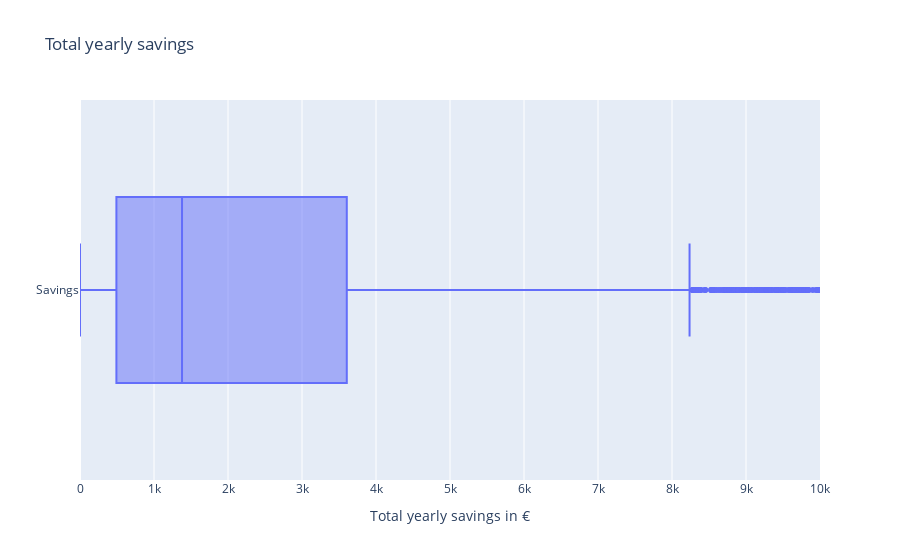

Source (notebook cell):
### Markdown cell above
## Total savings

### Code cell
abs_yearly_savings = abs_diff["total_yearly_costs_eur"].copy()
abs_yearly_savings.name = "Total yearly savings in eur"
print(abs_yearly_savings.describe().drop("count").to_markdown())

fig_df = abs_diff.copy()
fig_df = fig_df.rename(columns={"total_yearly_costs_eur": "Savings"})
fig = px.box(
    data_frame=fig_df,
    x=["Savings"],
    title="Total yearly savings")
fig.update_layout(xaxis_title="Total yearly savings in €", yaxis_title="")
fig.update_xaxes(range=[0, 10000])
fig.show()

### Figure 1 — Plotly figure (JSON) as saved in the notebook; plotly's stock layout.template omitted (floating-point values rounded to 4 significant figures; data arrays with more than 128 entries replaced by an {"elided": "..."} marker saying what was removed)
{"data": [{"alignmentgroup": "True", "hovertemplate": "value=%{x}<br>variable=%{y}<extra></extra>", "legendgroup": "", "marker": {"color": "#636efa"}, "name": "", "notched": false, "offsetgroup": "", "orientation": "h", "showlegend": false, "type": "box", "x": {"elided": "5353 float values"}, "x0": " ", "xaxis": "x", "y": {"elided": "5353 str values"}, "y0": " ", "yaxis": "y"}], "layout": {"boxmode": "group", "legend": {"tracegroupgap": 0}, "title": {"text": "Total yearly savings"}, "xaxis": {"anchor": "y", "domain": [0, 1], "range": [0, 10000], "title": {"text": "Total yearly savings in €"}}, "yaxis": {"anchor": "x", "domain": [0, 1], "title": {"text": ""}}}}
